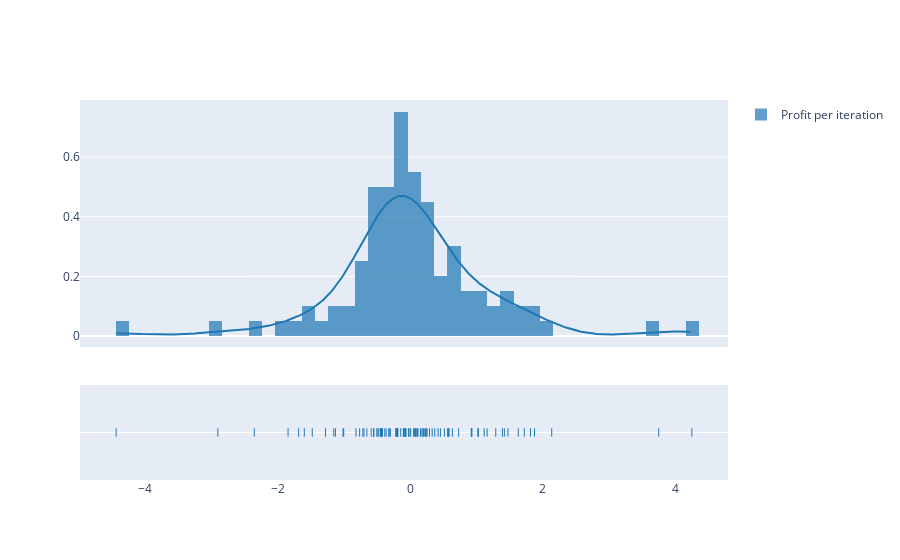

Notebook source saved alongside this figure:
### Code cell
import plotly.figure_factory as ff
import numpy as np
fig = ff.create_distplot([profits], ["Profit per iteration"], bin_size=.2)
fig.show()

### Figure 1 — Plotly figure (JSON) as saved in the notebook; plotly's stock layout.template omitted (floating-point values rounded to 4 significant figures; data arrays with more than 128 entries replaced by an {"elided": "..."} marker saying what was removed)
{"data": [{"autobinx": false, "histnorm": "probability density", "legendgroup": "Profit per iteration", "marker": {"color": "rgb(31, 119, 180)"}, "name": "Profit per iteration", "opacity": 0.7, "type": "histogram", "x": [0.455, 0.635, -0.715, -0.7, 1.815, 0.33, 1.03, 0.92, 0.29, 0.93, 0.515, 1.39, 0.155, 0.18, -0.205, -0.42, 0.575, -0.445, 1.29, -0.02, -0.21, -1.685, -1.015, 0.42, 1.72, -0.025, 0.115, -0.555, -0.82, 3.75, -0.1, 2.135, 0.73, -0.435, -0.22, 4.25, -0.435, -1.28, -1.005, -0.475, 0.25, -0.07, -0.44, -0.555, 0.21, -4.44, -2.905, -0.065, -0.105, -0.205, -0.435, 1.115, -0.08, -0.655, 0.23, -0.59, -0.555, 0.925, -0.145, 1.875, -0.19, 0.08, -0.55, 0.11, -1.13, -1.845, -0.195, -0.385, 0.005, 0.565, -1.155, 0.085, 0.16, 1.42, -0.095, 1.63, 0.25, -0.325, -0.3, 0.2, 0.05, 1.475, -1.48, -0.765, -1.6, -0.45, 1.16, -0.365, 0.37, 0.585, 1.02, -2.355, -0.32, -0.08, -0.505, 0.065, 0.57, -0.49, -0.19, 0.1], "xaxis": "x", "xbins": {"end": 4.25, "size": 0.2, "start": -4.44}, "yaxis": "y"}, {"legendgroup": "Profit per iteration", "marker": {"color": "rgb(31, 119, 180)"}, "mode": "lines", "name": "Profit per iteration", "showlegend": false, "type": "scatter", "x": {"elided": "500 float values"}, "xaxis": "x", "y": {"elided": "500 float values"}, "yaxis": "y"}, {"legendgroup": "Profit per iteration", "marker": {"color": "rgb(31, 119, 180)", "symbol": "line-ns-open"}, "mode": "markers", "name": "Profit per iteration", "showlegend": false, "type": "scatter", "x": [0.455, 0.635, -0.715, -0.7, 1.815, 0.33, 1.03, 0.92, 0.29, 0.93, 0.515, 1.39, 0.155, 0.18, -0.205, -0.42, 0.575, -0.445, 1.29, -0.02, -0.21, -1.685, -1.015, 0.42, 1.72, -0.025, 0.115, -0.555, -0.82, 3.75, -0.1, 2.135, 0.73, -0.435, -0.22, 4.25, -0.435, -1.28, -1.005, -0.475, 0.25, -0.07, -0.44, -0.555, 0.21, -4.44, -2.905, -0.065, -0.105, -0.205, -0.435, 1.115, -0.08, -0.655, 0.23, -0.59, -0.555, 0.925, -0.145, 1.875, -0.19, 0.08, -0.55, 0.11, -1.13, -1.845, -0.195, -0.385, 0.005, 0.565, -1.155, 0.085, 0.16, 1.42, -0.095, 1.63, 0.25, -0.325, -0.3, 0.2, 0.05, 1.475, -1.48, -0.765, -1.6, -0.45, 1.16, -0.365, 0.37, 0.585, 1.02, -2.355, -0.32, -0.08, -0.505, 0.065, 0.57, -0.49, -0.19, 0.1], "xaxis": "x", "y": ["Profit per iteration", "Profit per iteration", "Profit per iteration", "Profit per iteration", "Profit per iteration", "Profit per iteration", "Profit per iteration", "Profit per iteration", "Profit per iteration", "Profit per iteration", "Profit per iteration", "Profit per iteration", "Profit per iteration", "Profit per iteration", "Profit per iteration", "Profit per iteration", "Profit per iteration", "Profit per iteration", "Profit per iteration", "Profit per iteration", "Profit per iteration", "Profit per iteration", "Profit per iteration", "Profit per iteration", "Profit per iteration", "Profit per iteration", "Profit per iteration", "Profit per iteration", "Profit per iteration", "Profit per iteration", "Profit per iteration", "Profit per iteration", "Profit per iteration", "Profit per iteration", "Profit per iteration", "Profit per iteration", "Profit per iteration", "Profit per iteration", "Profit per iteration", "Profit per iteration", "Profit per iteration", "Profit per iteration", "Profit per iteration", "Profit per iteration", "Profit per iteration", "Profit per iteration", "Profit per iteration", "Profit per iteration", "Profit per iteration", "Profit per iteration", "Profit per iteration", "Profit per iteration", "Profit per iteration", "Profit per iteration", "Profit per iteration", "Profit per iteration", "Profit per iteration", "Profit per iteration", "Profit per iteration", "Profit per iteration", "Profit per iteration", "Profit per iteration", "Profit per iteration", "Profit per iteration", "Profit per iteration", "Profit per iteration", "Profit per iteration", "Profit per iteration", "Profit per iteration", "Profit per iteration", "Profit per iteration", "Profit per iteration", "Profit per iteration", "Profit per iteration", "Profit per iteration", "Profit per iteration", "Profit per iteration", "Profit per iteration", "Profit per iteration", "Profit per iteration", "Profit per iteration", "Profit per iteration", "Profit per iteration", "Profit per iteration", "Profit per iteration", "Profit per iteration", "Profit per iteration", "Profit per iteration", "Profit per iteration", "Profit per iteration", "Profit per iteration", "Profit per iteration", "Profit per iteration", "Profit per iteration", "Profit per iteration", "Profit per iteration", "Profit per iteration", "Profit per iteration", "Profit per iteration", "Profit per iteration"], "yaxis": "y2"}], "layout": {"barmode": "overlay", "hovermode": "closest", "legend": {"traceorder": "reversed"}, "xaxis": {"anchor": "y2", "domain": [0, 1], "zeroline": false}, "yaxis": {"anchor": "free", "domain": [0.35, 1], "position": 0}, "yaxis2": {"anchor": "x", "domain": [0, 0.25], "dtick": 1, "showticklabels": false}}}
